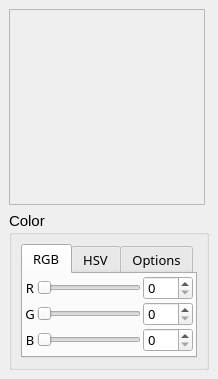
<ui version="4.0" >
 <class>CQColorWheel</class>
 <widget class="QWidget" name="CQColorWheel" >
  <property name="geometry" >
   <rect>
    <x>0</x>
    <y>0</y>
    <width>214</width>
    <height>372</height>
   </rect>
  </property>
  <property name="sizePolicy" >
   <sizepolicy>
    <hsizetype>0</hsizetype>
    <vsizetype>0</vsizetype>
    <horstretch>0</horstretch>
    <verstretch>0</verstretch>
   </sizepolicy>
  </property>
  <property name="windowTitle" >
   <string>Form</string>
  </property>
  <layout class="QVBoxLayout" >
   <property name="margin" >
    <number>9</number>
   </property>
   <property name="spacing" >
    <number>6</number>
   </property>
   <item>
    <widget class="QFrame" name="wheelCanvas" >
     <property name="minimumSize" >
      <size>
       <width>196</width>
       <height>196</height>
      </size>
     </property>
     <property name="maximumSize" >
      <size>
       <width>196</width>
       <height>196</height>
      </size>
     </property>
     <property name="frameShape" >
      <enum>QFrame::StyledPanel</enum>
     </property>
     <property name="frameShadow" >
      <enum>QFrame::Raised</enum>
     </property>
    </widget>
   </item>
   <item>
    <widget class="QGroupBox" name="optionsGroup" >
     <property name="sizePolicy" >
      <sizepolicy>
       <hsizetype>0</hsizetype>
       <vsizetype>0</vsizetype>
       <horstretch>0</horstretch>
       <verstretch>0</verstretch>
      </sizepolicy>
     </property>
     <property name="minimumSize" >
      <size>
       <width>0</width>
       <height>0</height>
      </size>
     </property>
     <property name="maximumSize" >
      <size>
       <width>9999</width>
       <height>9999</height>
      </size>
     </property>
     <property name="font" >
      <font>
       <pointsize>11</pointsize>
      </font>
     </property>
     <property name="title" >
      <string>Color</string>
     </property>
     <layout class="QVBoxLayout" >
      <property name="margin" >
       <number>9</number>
      </property>
      <property name="spacing" >
       <number>6</number>
      </property>
      <item>
       <widget class="QTabWidget" name="tabWidget" >
        <property name="font" >
         <font>
          <family>Sans Serif</family>
          <pointsize>10</pointsize>
         </font>
        </property>
        <property name="currentIndex" >
         <number>0</number>
        </property>
        <widget class="QWidget" name="rgbTab" >
         <attribute name="title" >
          <string>RGB</string>
         </attribute>
         <layout class="QGridLayout" >
          <property name="margin" >
           <number>2</number>
          </property>
          <property name="spacing" >
           <number>2</number>
          </property>
          <item row="0" column="0" >
           <widget class="QLabel" name="redLabel" >
            <property name="text" >
             <string>R</string>
            </property>
            <property name="alignment" >
             <set>Qt::AlignCenter</set>
            </property>
           </widget>
          </item>
          <item row="0" column="1" >
           <widget class="QSlider" name="redSlider" >
            <property name="maximumSize" >
             <size>
              <width>16777215</width>
              <height>16777215</height>
             </size>
            </property>
            <property name="maximum" >
             <number>255</number>
            </property>
            <property name="orientation" >
             <enum>Qt::Horizontal</enum>
            </property>
           </widget>
          </item>
          <item row="0" column="2" >
           <widget class="QSpinBox" name="redValue" >
            <property name="maximumSize" >
             <size>
              <width>16777215</width>
              <height>24</height>
             </size>
            </property>
            <property name="maximum" >
             <number>255</number>
            </property>
           </widget>
          </item>
          <item row="1" column="0" >
           <widget class="QLabel" name="greenLabel" >
            <property name="text" >
             <string>G</string>
            </property>
            <property name="alignment" >
             <set>Qt::AlignCenter</set>
            </property>
           </widget>
          </item>
          <item row="1" column="1" >
           <widget class="QSlider" name="greenSlider" >
            <property name="maximumSize" >
             <size>
              <width>16777215</width>
              <height>16777215</height>
             </size>
            </property>
            <property name="maximum" >
             <number>255</number>
            </property>
            <property name="orientation" >
             <enum>Qt::Horizontal</enum>
            </property>
           </widget>
          </item>
          <item row="1" column="2" >
           <widget class="QSpinBox" name="greenValue" >
            <property name="maximumSize" >
             <size>
              <width>16777215</width>
              <height>24</height>
             </size>
            </property>
            <property name="maximum" >
             <number>255</number>
            </property>
           </widget>
          </item>
          <item row="2" column="0" >
           <widget class="QLabel" name="blueLabel" >
            <property name="text" >
             <string>B</string>
            </property>
            <property name="alignment" >
             <set>Qt::AlignCenter</set>
            </property>
           </widget>
          </item>
          <item row="2" column="1" >
           <widget class="QSlider" name="blueSlider" >
            <property name="maximumSize" >
             <size>
              <width>16777215</width>
              <height>16777215</height>
             </size>
            </property>
            <property name="maximum" >
             <number>255</number>
            </property>
            <property name="orientation" >
             <enum>Qt::Horizontal</enum>
            </property>
           </widget>
          </item>
          <item row="2" column="2" >
           <widget class="QSpinBox" name="blueValue" >
            <property name="maximumSize" >
             <size>
              <width>16777215</width>
              <height>24</height>
             </size>
            </property>
            <property name="maximum" >
             <number>255</number>
            </property>
           </widget>
          </item>
         </layout>
        </widget>
        <widget class="QWidget" name="hsvTab" >
         <attribute name="title" >
          <string>HSV</string>
         </attribute>
         <layout class="QGridLayout" >
          <property name="margin" >
           <number>2</number>
          </property>
          <property name="spacing" >
           <number>2</number>
          </property>
          <item row="0" column="0" >
           <widget class="QLabel" name="hueLabel" >
            <property name="text" >
             <string>H</string>
            </property>
            <property name="alignment" >
             <set>Qt::AlignCenter</set>
            </property>
           </widget>
          </item>
          <item row="0" column="1" >
           <widget class="QSlider" name="hueSlider" >
            <property name="maximumSize" >
             <size>
              <width>16777215</width>
              <height>16777215</height>
             </size>
            </property>
            <property name="maximum" >
             <number>359</number>
            </property>
            <property name="orientation" >
             <enum>Qt::Horizontal</enum>
            </property>
           </widget>
          </item>
          <item row="0" column="2" >
           <widget class="QSpinBox" name="hueValue" >
            <property name="maximumSize" >
             <size>
              <width>16777215</width>
              <height>24</height>
             </size>
            </property>
            <property name="maximum" >
             <number>359</number>
            </property>
           </widget>
          </item>
          <item row="1" column="0" >
           <widget class="QLabel" name="satLabel" >
            <property name="text" >
             <string>S</string>
            </property>
            <property name="alignment" >
             <set>Qt::AlignCenter</set>
            </property>
           </widget>
          </item>
          <item row="1" column="1" >
           <widget class="QSlider" name="satSlider" >
            <property name="maximumSize" >
             <size>
              <width>16777215</width>
              <height>16777215</height>
             </size>
            </property>
            <property name="maximum" >
             <number>255</number>
            </property>
            <property name="orientation" >
             <enum>Qt::Horizontal</enum>
            </property>
           </widget>
          </item>
          <item row="1" column="2" >
           <widget class="QSpinBox" name="satValue" >
            <property name="maximumSize" >
             <size>
              <width>16777215</width>
              <height>24</height>
             </size>
            </property>
            <property name="maximum" >
             <number>255</number>
            </property>
           </widget>
          </item>
          <item row="2" column="0" >
           <widget class="QLabel" name="valueLabel" >
            <property name="text" >
             <string>V</string>
            </property>
            <property name="alignment" >
             <set>Qt::AlignCenter</set>
            </property>
           </widget>
          </item>
          <item row="2" column="1" >
           <widget class="QSlider" name="valueSlider" >
            <property name="maximumSize" >
             <size>
              <width>16777215</width>
              <height>16777215</height>
             </size>
            </property>
            <property name="maximum" >
             <number>255</number>
            </property>
            <property name="orientation" >
             <enum>Qt::Horizontal</enum>
            </property>
           </widget>
          </item>
          <item row="2" column="2" >
           <widget class="QSpinBox" name="valueValue" >
            <property name="maximumSize" >
             <size>
              <width>16777215</width>
              <height>24</height>
             </size>
            </property>
            <property name="maximum" >
             <number>255</number>
            </property>
           </widget>
          </item>
         </layout>
        </widget>
        <widget class="QWidget" name="optionsTab" >
         <attribute name="title" >
          <string>Options</string>
         </attribute>
         <widget class="QWidget" native="1" name="widget" >
          <property name="geometry" >
           <rect>
            <x>0</x>
            <y>0</y>
            <width>162</width>
            <height>86</height>
           </rect>
          </property>
          <property name="sizePolicy" >
           <sizepolicy>
            <hsizetype>7</hsizetype>
            <vsizetype>7</vsizetype>
            <horstretch>0</horstretch>
            <verstretch>0</verstretch>
           </sizepolicy>
          </property>
          <layout class="QGridLayout" >
           <property name="margin" >
            <number>2</number>
           </property>
           <property name="spacing" >
            <number>2</number>
           </property>
           <item row="1" column="0" colspan="3" >
            <spacer>
             <property name="orientation" >
              <enum>Qt::Vertical</enum>
             </property>
             <property name="sizeHint" >
              <size>
               <width>53</width>
               <height>31</height>
              </size>
             </property>
            </spacer>
           </item>
           <item row="0" column="2" >
            <widget class="QComboBox" name="baseCombo" >
             <property name="sizePolicy" >
              <sizepolicy>
               <hsizetype>7</hsizetype>
               <vsizetype>0</vsizetype>
               <horstretch>0</horstretch>
               <verstretch>0</verstretch>
              </sizepolicy>
             </property>
             <item>
              <property name="text" >
               <string>Red</string>
              </property>
             </item>
             <item>
              <property name="text" >
               <string>Green</string>
              </property>
             </item>
             <item>
              <property name="text" >
               <string>Blue</string>
              </property>
             </item>
             <item>
              <property name="text" >
               <string>Hue</string>
              </property>
             </item>
             <item>
              <property name="text" >
               <string>Saturation</string>
              </property>
             </item>
             <item>
              <property name="text" >
               <string>Value</string>
              </property>
             </item>
            </widget>
           </item>
           <item row="0" column="1" >
            <spacer>
             <property name="orientation" >
              <enum>Qt::Horizontal</enum>
             </property>
             <property name="sizeType" >
              <enum>QSizePolicy::Fixed</enum>
             </property>
             <property name="sizeHint" >
              <size>
               <width>10</width>
               <height>10</height>
              </size>
             </property>
            </spacer>
           </item>
           <item row="0" column="0" >
            <widget class="QLabel" name="baseLabel" >
             <property name="sizePolicy" >
              <sizepolicy>
               <hsizetype>0</hsizetype>
               <vsizetype>0</vsizetype>
               <horstretch>0</horstretch>
               <verstretch>0</verstretch>
              </sizepolicy>
             </property>
             <property name="text" >
              <string>Base</string>
             </property>
            </widget>
           </item>
          </layout>
         </widget>
        </widget>
       </widget>
      </item>
     </layout>
    </widget>
   </item>
  </layout>
 </widget>
 <resources/>
 <connections/>
</ui>
